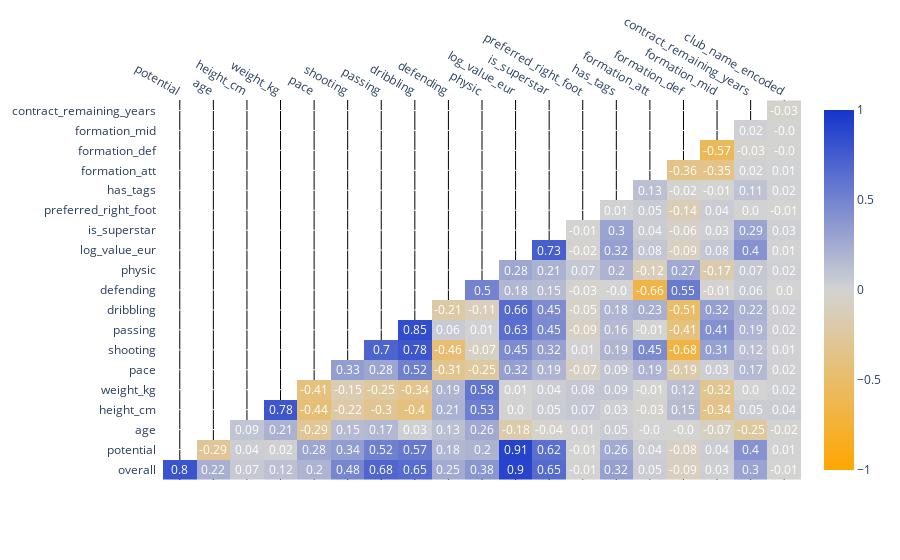

Notebook source saved alongside this figure:
### Markdown cell above
### Final processing

Calculate correlations to get rid out of variables that overlaps

### Code cell
corr_matrix = (
    df.select_dtypes(exclude="object").drop(columns=["sofifa_id", "value_eur"]).corr()
)

corr_matrix = corr_matrix.where(np.triu(np.ones(corr_matrix.shape), k=1).astype(np.bool))
corr_matrix = corr_matrix.dropna(axis=0, how='all').dropna(axis=1, how='all')

annotation_text = np.where(np.isnan(corr_matrix.values), "", np.round(corr_matrix.values, 2))

fig = ff.create_annotated_heatmap(
    z=corr_matrix.values,
    x=list(corr_matrix.columns),
    y=list(corr_matrix.index),
    annotation_text=annotation_text,
    colorscale=[
        [0, utils.COLORS_DICT['dark_yellow']],    # -1 correlation
        [0.5, 'lightgray'],  # 0 correlation
        [1,  utils.COLORS_DICT['blue']]  # +1 correlation
    ],
    zmin=-1,
    zmax=1,
    showscale=True,
)

fig.update_layout(
    plot_bgcolor='white',
    paper_bgcolor='white'
)

fig.show()
